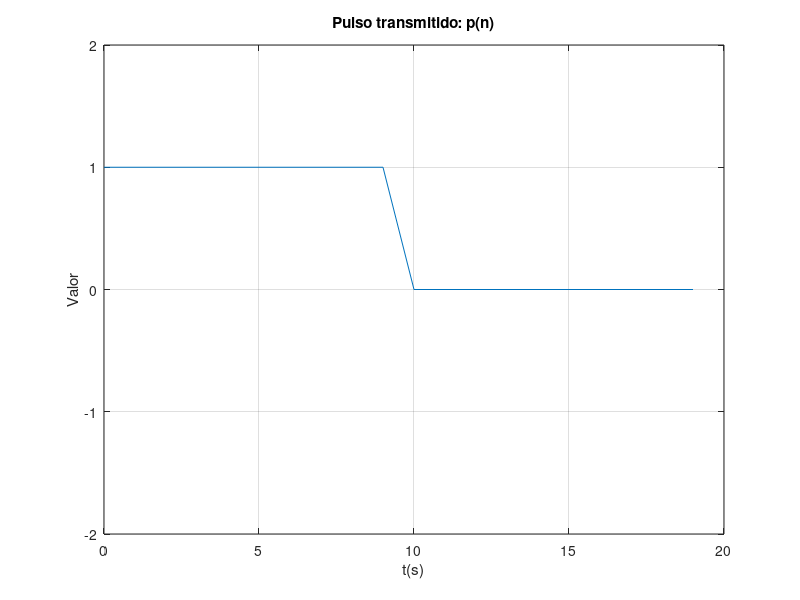
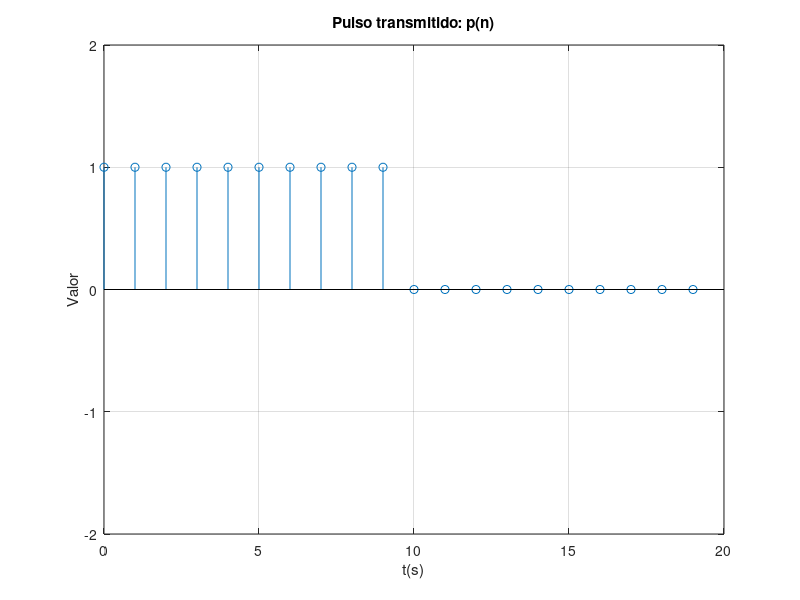
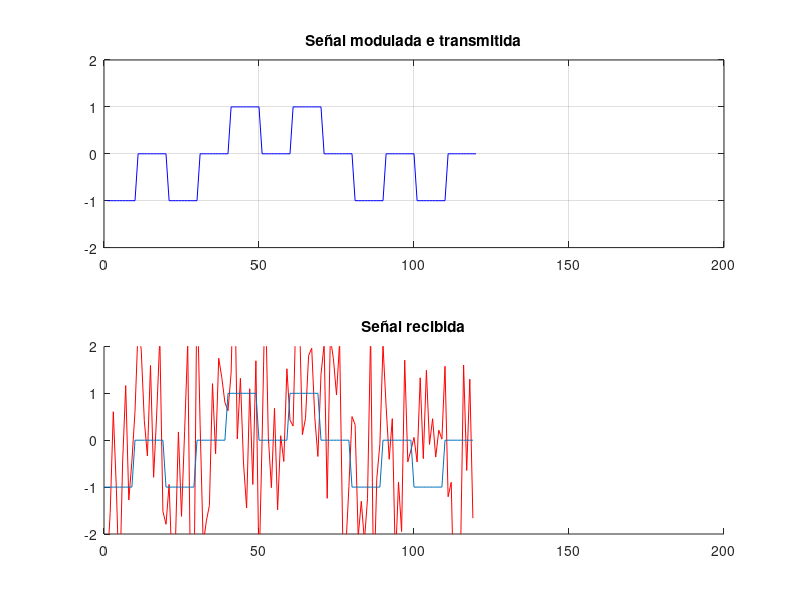

These charts were generated, in order, by the following MATLAB code:
%%%%%%           SISTEMA DE TRANSMISION BANDA BASE         %%%%%%

clear all;
close all;

%=================== Parametros ==================================

N=20;		 % Periodo de simbolo
L=6;		 % Numero de bits a transmitir
tipopulso=2; %1: pulso rectangular

%=================== Generacion del pulso =========================

if tipopulso == 1  % pulso rectangular
  n=0:N-1;
  pulso=ones(1,N);
elseif tipopulso == 2 % p(n) = u(n) − u(n − N/2)
  n=0:N-1;
  pulso = [ones(1, N/2), zeros(1, N - N/2)];
elseif tipopulso == 3 % p(n) = u(n) − 2u(n − N/2) + u(n − N) pulso de manchester
  n=0:N-1;
  pulso = [ones(1, N/2), -ones(1, N - N/2)];
elseif tipopulso == 4 %pulso rampa
    n = 0:N-1;
    pulso = linspace(0, 1, N);
end;

%=================== Calculo de la energia del pulso =============

Eb=sum(abs(pulso).^2) % energia de bit -> duracion del pulso = N

%=================== Generacion de la senal (modulacion) =========

bits=rand(1,L) < 0.5; %genera 0 y 1 a partir de un vector de numeros
                      %aleatorios con distribucion uniforme

%Escriba un bucle que asocie un pulso con amplitud positiva a un bit 0 y
%un pulso con amplitud negativa a un bit 1
s_mod = [];  % Inicializar la señal modulada como un vector vacío
for k=1:L
    Ak= 1-2*bits(k);
    s_mod=[s_mod,pulso*Ak]; %concatenacion do pulso e señal
end

%=================== Generación de señal recibida  =============

%Escriba el codigo para obtener la señal recibida (transmitida + ruido)
EbNo = 3;

EbNo=10^(EbNo/10);
No=Eb/EbNo;
ruido=sqrt(No/2)*randn(1,N*L);

srec = s_mod + ruido

%=================== Calculo de la probabilidad de error ===========

%Escriba el codigo para calcular la probabilidad de error teórica y real
pulsoinv = pulso(N:-1:1);
ind = 1;
for k = 1:N:L*N-1
    s_conv = conv(srec(k:k+N-1),pulsoinv);
    s_muest = s_conv(N);
    bits_rec(ind) = s_muest <= 0;
    ind = ind + 1;
end;
pe_real = mean(bits_rec ~= bits);
pe_teo = erfc(sqrt(EbNo))/2;

%=================== Representacion grafica ===================

figure(1)
plot(n,pulso);
axis([0 N -2 2])
xlabel('t(s)')
ylabel('Valor')
title('Pulso transmitido: p(n)');
grid;

figure(2)
stem(n,pulso);
axis([0 N -2 2])
xlabel('t(s)')
ylabel('Valor')
title('Pulso transmitido: p(n)');
grid;

figure(3)  
subplot(211)
plot(s_mod, 'b'); 
hold on;  
grid;
title('Señal modulada e transmitida');
axis([0 10*N -2 2]);

subplot(212)
hold on;
plot(0:( (N*L)-1 ), srec, 'r');
plot(0:( (N*L)-1 ), s_mod);
axis([0 10*N -2 2]);
title('Señal recibida');